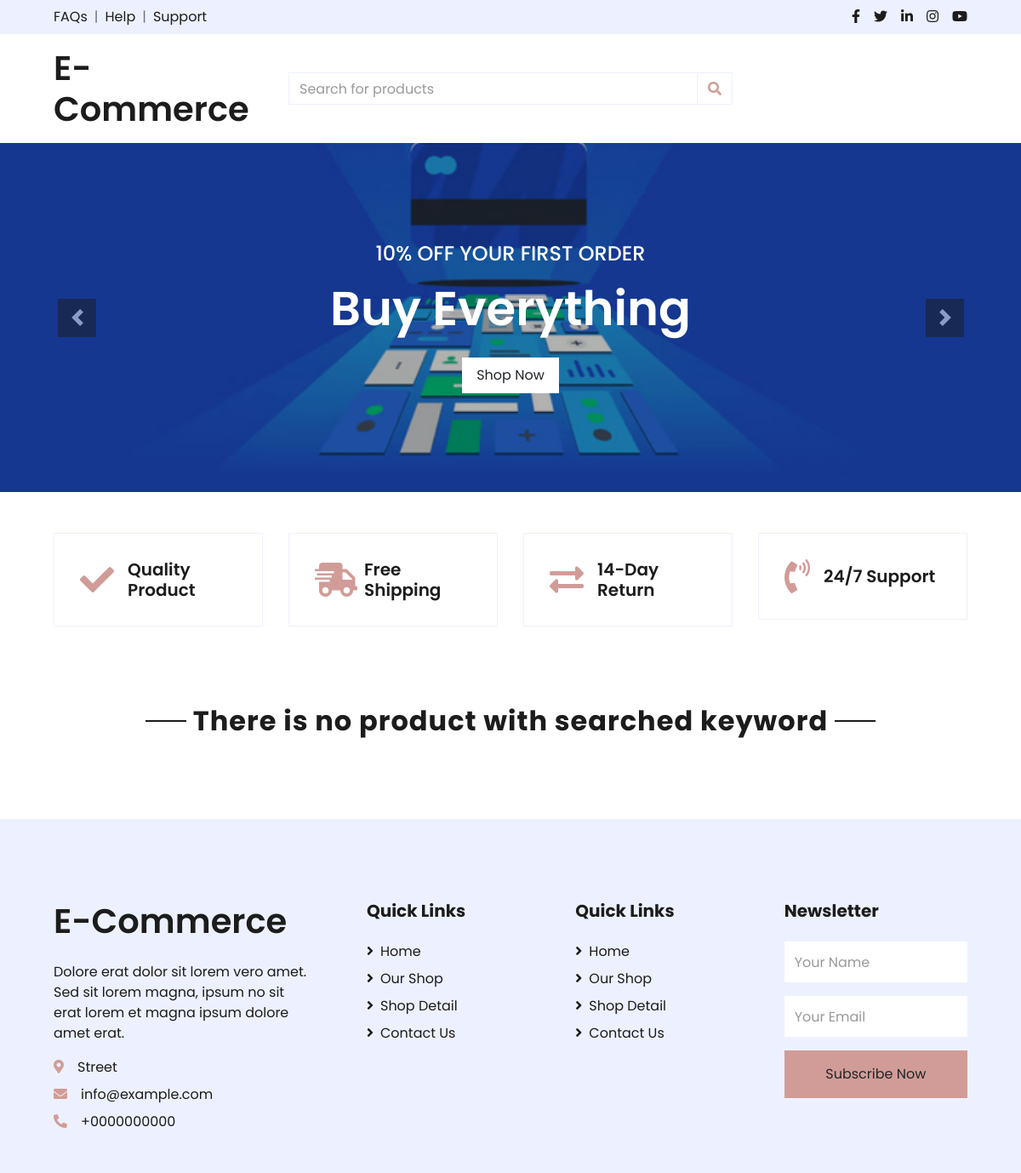
/search/, run on an earlier commit of the app's database.
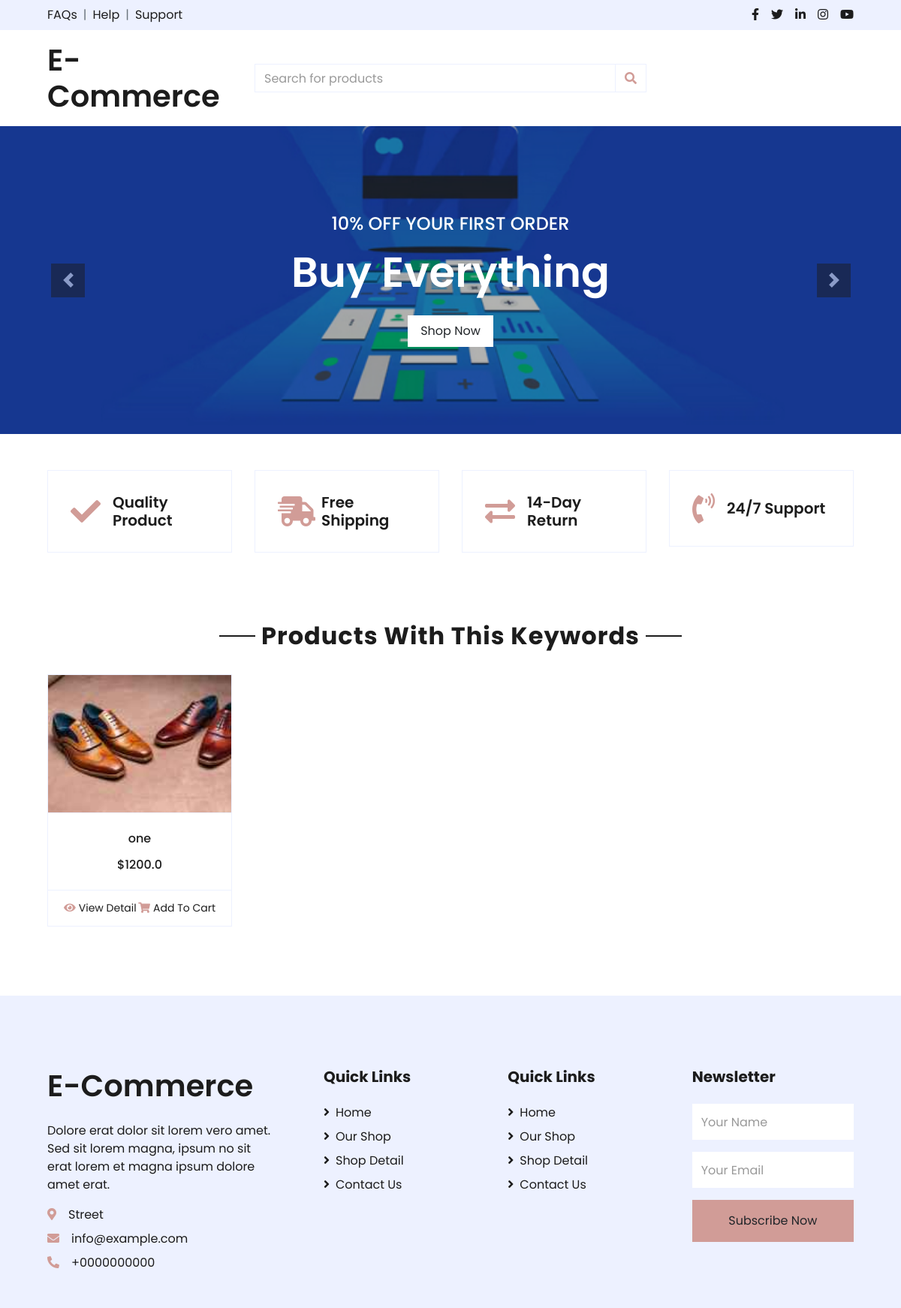
And on a later commit of the database.
### shop/models.py (models this page shows, shortened)
class Item(models.Model):
    uploader = models.ForeignKey(User, null=True, on_delete=models.SET_NULL, related_name='products')
    title = models.CharField(max_length= 100)
    slug = models.SlugField(unique= True)
    price = models.FloatField()
    image = models.ImageField(upload_to='images')
    description = models.TextField()
    category = models.ManyToManyField(Category, related_name='products')
    def get_absolute_url(self):
        return reverse ('shop:product', kwargs = {'slug': self.slug})

### shop/views.py (the view)
# urls.py: path('search/', search, name='search'),
def search(request):
    products = Item.objects.all()
    if 'keyword' in request.GET:
        keyword = request.GET['keyword']
        if keyword:
            products = products.filter(Q(description__icontains=keyword)|Q(title__icontains=keyword))
    context = {
        'products': products,
    }
    return render(request, 'search.html', context)

### shop/templates/search.html (shortened to what this page needs)
{% extends 'base.html' %}
{% load static %}
                {% block crosual %}
                <div id="header-carousel" class="carousel slide" data-ride="carousel">
                    <div class="carousel-inner">
                        <div class="carousel-item active" style="height: 410px;">
                            <img class="img-fluid" src="{% static 'shop/img/wallpaper1.png' %}" alt="Image">
                            <div class="carousel-caption d-flex flex-column align-items-center justify-content-center">
                                <div class="p-3" style="max-width: 700px;">
                                    <h4 class="text-light text-uppercase font-weight-medium mb-3">10% Off Your First Order</h4>
                                    <h3 class="display-4 text-white font-weight-semi-bold mb-4">Buy Everything</h3>
                                    <a href="" class="btn btn-light py-2 px-3">Shop Now</a>
                                </div>
                            </div>
                        </div>
                    </div>
                    <a class="carousel-control-prev" href="#header-carousel" data-slide="prev">
                        <div class="btn btn-dark" style="width: 45px; height: 45px;">
                            <span class="carousel-control-prev-icon mb-n2"></span>
                        </div>
                    </a>
                    <a class="carousel-control-next" href="#header-carousel" data-slide="next">
                        <div class="btn btn-dark" style="width: 45px; height: 45px;">
                            <span class="carousel-control-next-icon mb-n2"></span>
                        </div>
                    </a>
                </div>
                {% endblock %}
    {% block product_quality %}
    <div class="container-fluid pt-5">
        <div class="row px-xl-5 pb-3">
            <div class="col-lg-3 col-md-6 col-sm-12 pb-1">
                <div class="d-flex align-items-center border mb-4" style="padding: 30px;">
                    <h1 class="fa fa-check text-primary m-0 mr-3"></h1>
                    <h5 class="font-weight-semi-bold m-0">Quality Product</h5>
                </div>
            </div>
            <div class="col-lg-3 col-md-6 col-sm-12 pb-1">
                <div class="d-flex align-items-center border mb-4" style="padding: 30px;">
                    <h1 class="fa fa-shipping-fast text-primary m-0 mr-2"></h1>
                    <h5 class="font-weight-semi-bold m-0">Free Shipping</h5>
                </div>
            </div>
            <div class="col-lg-3 col-md-6 col-sm-12 pb-1">
                <div class="d-flex align-items-center border mb-4" style="padding: 30px;">
                    <h1 class="fas fa-exchange-alt text-primary m-0 mr-3"></h1>
                    <h5 class="font-weight-semi-bold m-0">14-Day Return</h5>
                </div>
            </div>
            <div class="col-lg-3 col-md-6 col-sm-12 pb-1">
                <div class="d-flex align-items-center border mb-4" style="padding: 30px;">
                    <h1 class="fa fa-phone-volume text-primary m-0 mr-3"></h1>
                    <h5 class="font-weight-semi-bold m-0">24/7 Support</h5>
                </div>
            </div>
        </div>
    </div>
    {% endblock %}
    {% block main %}
    <div class="container-fluid pt-5">
        <div class="text-center mb-4">
            {% if not products %}
            <h2 class="section-title px-5"><span class="px-2">There is no product with searched keyword</span></h2>
            {% else %}
            <h2 class="section-title px-5"><span class="px-2">Products With This Keywords</span></h2>
            {% endif %}
        </div>
        <div class="row px-xl-5 pb-3">
            {% for product in products %}
            <div class="col-lg-3 col-md-6 col-sm-12 pb-1">
                <div class="card product-item border-0 mb-4">
                    <div class="card-header product-img position-relative overflow-hidden bg-transparent border p-0">
                        <img class="img-fluid w-100" src="{{product.image.url}}" alt="">
                    </div>
                    <div class="card-body border-left border-right text-center p-0 pt-4 pb-3">
                        <h6 class="text-truncate mb-3">{{product.title}}</h6>
                        <div class="d-flex justify-content-center">
                            <h6>${{product.price}}</h6>
                        </div>
                    </div>
                    <div class="card-footer d-flex justify-content-between bg-light border">
                        <a href="{{product.get_absolute_url}}" class="btn btn-sm text-dark p-0"><i class="fas fa-eye text-primary mr-1"></i>View Detail</a>
                        <a href="{% url 'shop:add-to-cart' slug=product.slug %}" class="btn btn-sm text-dark p-0"><i class="fas fa-shopping-cart text-primary mr-1"></i>Add To Cart</a>
                    </div>
                </div>
            </div>
            {% endfor %}
        </div>
    </div>
    {% endblock %}

### shop/templates/base.html (shortened to what this page needs)
{% load static %}
{% load cart_template_tags %}
<!DOCTYPE html>
<html lang="en">
<head>
    <link href="https://cdnjs.cloudflare.com/ajax/libs/font-awesome/5.10.0/css/all.min.css" rel="stylesheet">
    <link rel="stylesheet" href="https://cdnjs.cloudflare.com/ajax/libs/OwlCarousel2/2.3.4/assets/owl.carousel.css">
    <link href="{% static 'shop/css/style.css' %}" rel="stylesheet">
</head>
<body>
    <div class="container-fluid">
        <div class="row bg-secondary py-2 px-xl-5">
            <div class="col-lg-6 d-none d-lg-block">
                <div class="d-inline-flex align-items-center">
                    <a class="text-dark" href="">FAQs</a>
                    <span class="text-muted px-2">|</span>
                    <a class="text-dark" href="">Help</a>
                    <span class="text-muted px-2">|</span>
                    <a class="text-dark" href="">Support</a>
                </div>
            </div>
            <div class="col-lg-6 text-center text-lg-right">
                <div class="d-inline-flex align-items-center">
                    <a class="text-dark px-2" href="">
                        <i class="fab fa-facebook-f"></i>
                    </a>
                    <a class="text-dark px-2" href="">
                        <i class="fab fa-twitter"></i>
                    </a>
                    <a class="text-dark px-2" href="">
                        <i class="fab fa-linkedin-in"></i>
                    </a>
                    <a class="text-dark px-2" href="">
                        <i class="fab fa-instagram"></i>
                    </a>
                    <a class="text-dark pl-2" href="">
                        <i class="fab fa-youtube"></i>
                    </a>
                </div>
            </div>
        </div>
        <div class="row align-items-center py-3 px-xl-5">
            <div class="col-lg-3 d-none d-lg-block">
                <a href="{% url 'shop:home' %}" class="text-decoration-none">
                    <h1 class="m-0 display-5 font-weight-semi-bold">E-Commerce</h1>
                </a>
            </div>
            <div class="col-lg-6 col-6 text-left">
                <form action="{% url 'shop:search' %}">
                    <div class="input-group">
                        <input type="search" name="keyword" class="form-control" placeholder="Search for products">
                        <div class="input-group-append">
                            <span class="input-group-text bg-transparent text-primary">
                                <i class="fa fa-search"></i>
                            </span>
                        </div>
                    </div>
                </form>
            </div>
        </div>
    </div>
{% block maincontainer %}
{% block crosual %}
{% endblock %}
{% endblock %}
    {% block product_quality %}
    {% endblock %}
   {% block main %}
   {% endblock %}
    <div class="container-fluid bg-secondary text-dark mt-5 pt-5">
        <div class="row px-xl-5 pt-5">
            <div class="col-lg-4 col-md-12 mb-5 pr-3 pr-xl-5">
                <a href="" class="text-decoration-none">
                    <h1 class="mb-4 display-5 font-weight-semi-bold">E-Commerce</h1>
                </a>
                <p>Dolore erat dolor sit lorem vero amet. Sed sit lorem magna, ipsum no sit erat lorem et magna ipsum dolore amet erat.</p>
                <p class="mb-2"><i class="fa fa-map-marker-alt text-primary mr-3"></i>Street</p>
                <p class="mb-2"><i class="fa fa-envelope text-primary mr-3"></i>info@example.com</p>
                <p class="mb-0"><i class="fa fa-phone-alt text-primary mr-3"></i>+0000000000</p>
            </div>
            <div class="col-lg-8 col-md-12">
                <div class="row">
                    <div class="col-md-4 mb-5">
                        <h5 class="font-weight-bold text-dark mb-4">Quick Links</h5>
                        <div class="d-flex flex-column justify-content-start">
                            <a class="text-dark mb-2" href="#"><i class="fa fa-angle-right mr-2"></i>Home</a>
                            <a class="text-dark mb-2" href="#"><i class="fa fa-angle-right mr-2"></i>Our Shop</a>
                            <a class="text-dark mb-2" href="#"><i class="fa fa-angle-right mr-2"></i>Shop Detail</a>
                            <a class="text-dark" href="#"><i class="fa fa-angle-right mr-2"></i>Contact Us</a>
                        </div>
                    </div>
                    <div class="col-md-4 mb-5">
                        <h5 class="font-weight-bold text-dark mb-4">Quick Links</h5>
                        <div class="d-flex flex-column justify-content-start">
                            <a class="text-dark mb-2" href="#"><i class="fa fa-angle-right mr-2"></i>Home</a>
                            <a class="text-dark mb-2" href="#"><i class="fa fa-angle-right mr-2"></i>Our Shop</a>
                            <a class="text-dark mb-2" href="#"><i class="fa fa-angle-right mr-2"></i>Shop Detail</a>
                            <a class="text-dark" href="#"><i class="fa fa-angle-right mr-2"></i>Contact Us</a>
                        </div>
                    </div>
                    <div class="col-md-4 mb-5">
                        <h5 class="font-weight-bold text-dark mb-4">Newsletter</h5>
                        <form action="">
                            <div class="form-group">
                                <input type="text" class="form-control border-0 py-4" placeholder="Your Name" required="required" />
                            </div>
                            <div class="form-group">
                                <input type="email" class="form-control border-0 py-4" placeholder="Your Email"
                                    required="required" />
                            </div>
                            <div>
                                <button class="btn btn-primary btn-block border-0 py-3" type="submit">Subscribe Now</button>
                            </div>
                        </form>
                    </div>
                </div>
            </div>
        </div>
    </div>
</body>
</html>

What changed in the data, as far as the page shows it:
added Item: image (picture), title "one", price "1200.0"
Also different on the page:
text no longer shown: "There is no product with searched keyword"
text now shown: "Products With This Keywords"
